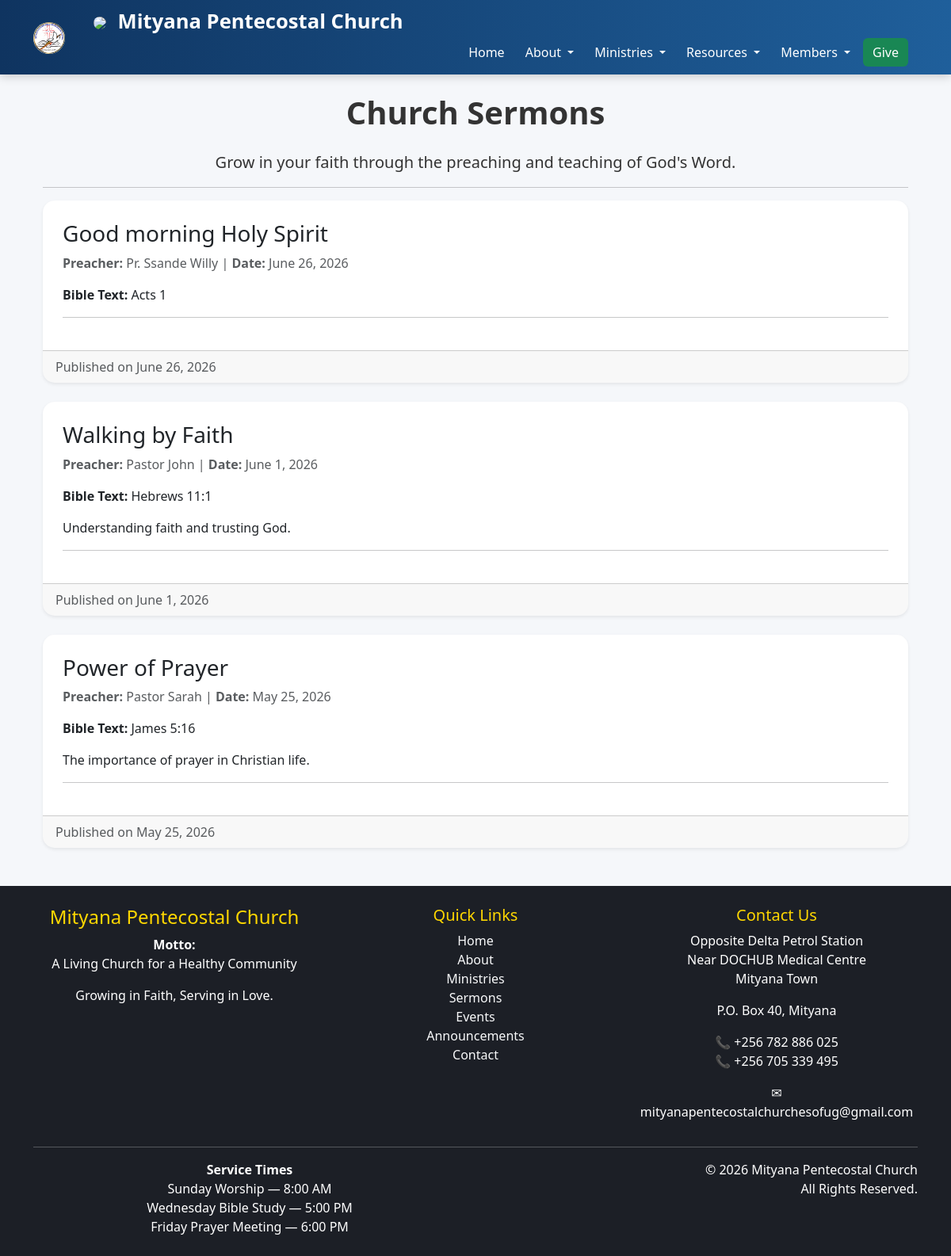
The app's page /sermons/ with its own data.
### sermons/models.py (models this page shows, shortened)
class Sermon(models.Model):
    title = models.CharField(
        max_length=255
    )
    preacher = models.CharField(
        max_length=150
    )
    bible_text = models.CharField(
        max_length=255,
        blank=True
    )
    sermon_date = models.DateField()
    summary = models.TextField()
    youtube_link = models.URLField(
        blank=True,
        null=True
    )
    featured_image = models.ImageField(
        upload_to='sermons/images/',
        blank=True,
        null=True
    )
    pdf_notes = models.FileField(
        upload_to='sermons/pdfs/',
        blank=True,
        null=True
    )
    audio_file = models.FileField(
        upload_to='sermons/audio/',
        blank=True,
        null=True
    )
    is_published = models.BooleanField(
        default=True
    )
    created_at = models.DateTimeField(
        auto_now_add=True
    )
    class Meta:
        ordering = [
            '-sermon_date'
        ]

### core/views.py (the view)
# urls.py: path('sermons/', sermon_list, name='sermons'),
def sermon_list(request):
    sermons = Sermon.objects.filter(
        is_published=True
    )
    return render(
        request,
        'sermons.html',
        {
            'sermons': sermons
        }
    )

### templates/sermons.html (shortened to what this page needs)
{% extends 'base.html' %}
{% block content %}
<div class="container mt-4">
    <h1 class="mb-4 text-center">
        Church Sermons
    </h1>
    <p class="lead text-center">
        Grow in your faith through the preaching and teaching
        of God's Word.
    </p>
    <hr>
    {% for sermon in sermons %}
    <div class="card mb-4 shadow-sm">
        <div class="card-body">
            <h3 class="card-title">
                {{ sermon.title }}
            </h3>
            <p class="text-muted">
                <strong>Preacher:</strong>
                {{ sermon.preacher }}
                |
                <strong>Date:</strong>
                {{ sermon.sermon_date }}
            </p>
            {% if sermon.bible_text %}
            <p>
                <strong>Bible Text:</strong>
                {{ sermon.bible_text }}
            </p>
            {% endif %}
            <p>
                {{ sermon.summary }}
            </p>
            <hr>
        </div>
        <div class="card-footer text-muted">
            Published on
            {{ sermon.sermon_date }}
        </div>
    </div>
    {% empty %}
    <div class="alert alert-info">
        No sermons have been published yet.
    </div>
    {% endfor %}
</div>
{% endblock %}

### static/css/style.css (style rules this page uses)
body { background-color: #f5f7fa; font-family: "Segoe UI", Arial, sans-serif; color: #333; margin: 0; padding: 0; }
h1 { font-weight: bold; }
h3 { color: #0f3460; }
.card { border: none; border-radius: 15px; overflow: hidden; box-shadow: 0 4px 12px rgba( 0, 0, 0, 0.08 ); transition: all 0.3s ease; }
.card-body { padding: 25px; }

### records on screen
Sermon: title "Good morning Holy Spirit", preacher "Pr. Ssande Willy", sermon_date "June 26, 2026", bible_text "Acts 1"
Sermon: title "Walking by Faith", preacher "Pastor John", sermon_date "June 1, 2026", bible_text "Hebrews 11:1", summary "Understanding faith and trusting God."
Sermon: title "Power of Prayer", preacher "Pastor Sarah", sermon_date "May 25, 2026", bible_text "James 5:16", summary "The importance of prayer in Christian life."
